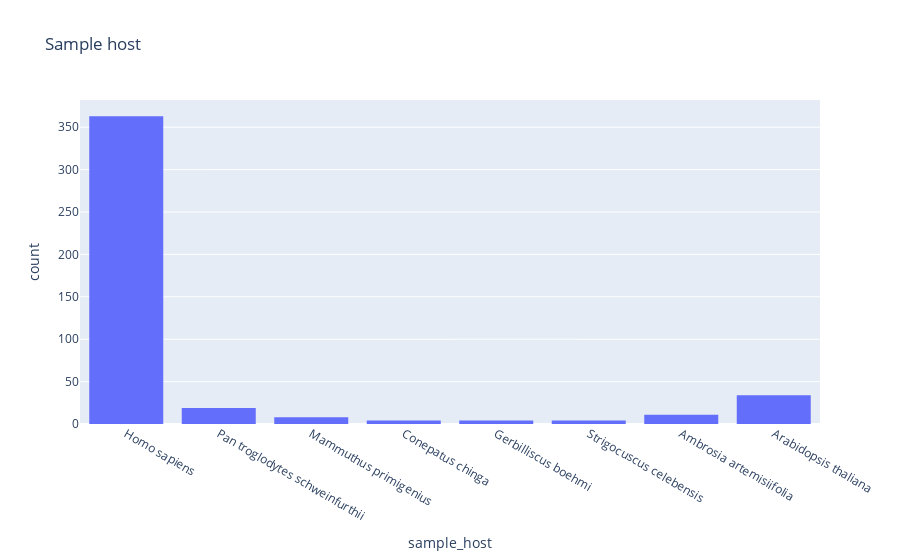

Here is the notebook cell this chart was saved with:
### Code cell
fig = px.histogram(aMetagenomes_metadata, x="sample_host",title="Sample host")
fig.show()

### Figure 1 — Plotly figure (JSON) as saved in the notebook; plotly's stock layout.template omitted (floating-point values rounded to 4 significant figures; data arrays with more than 128 entries replaced by an {"elided": "..."} marker saying what was removed)
{"data": [{"alignmentgroup": "True", "bingroup": "x", "hovertemplate": "sample_host=%{x}<br>count=%{y}<extra></extra>", "legendgroup": "", "marker": {"color": "#636efa"}, "name": "", "offsetgroup": "", "orientation": "v", "showlegend": false, "type": "histogram", "x": {"elided": "447 str values"}, "xaxis": "x", "yaxis": "y"}], "layout": {"barmode": "relative", "legend": {"tracegroupgap": 0}, "title": {"text": "Sample host"}, "xaxis": {"anchor": "y", "domain": [0, 1], "title": {"text": "sample_host"}}, "yaxis": {"anchor": "x", "domain": [0, 1], "title": {"text": "count"}}}}
